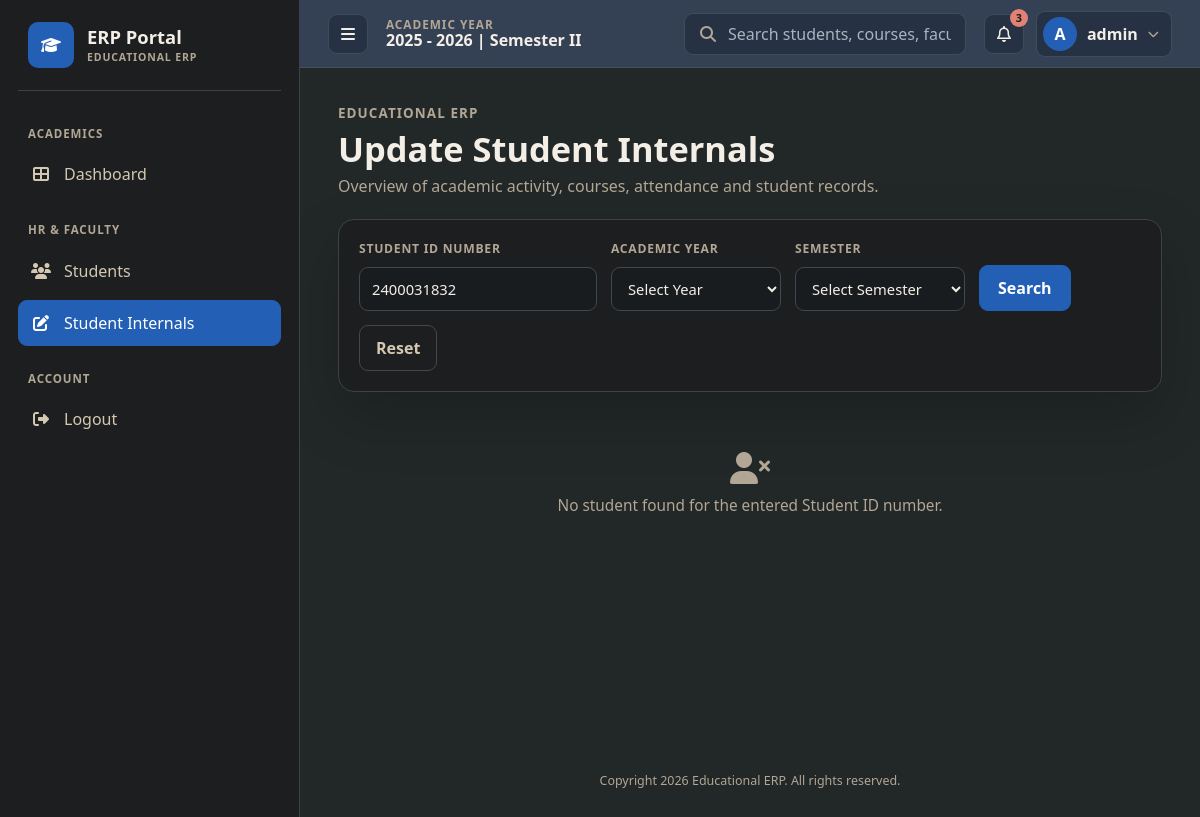
Page /internals/update/?roll=2400031832 (signed in) on the earlier database version.
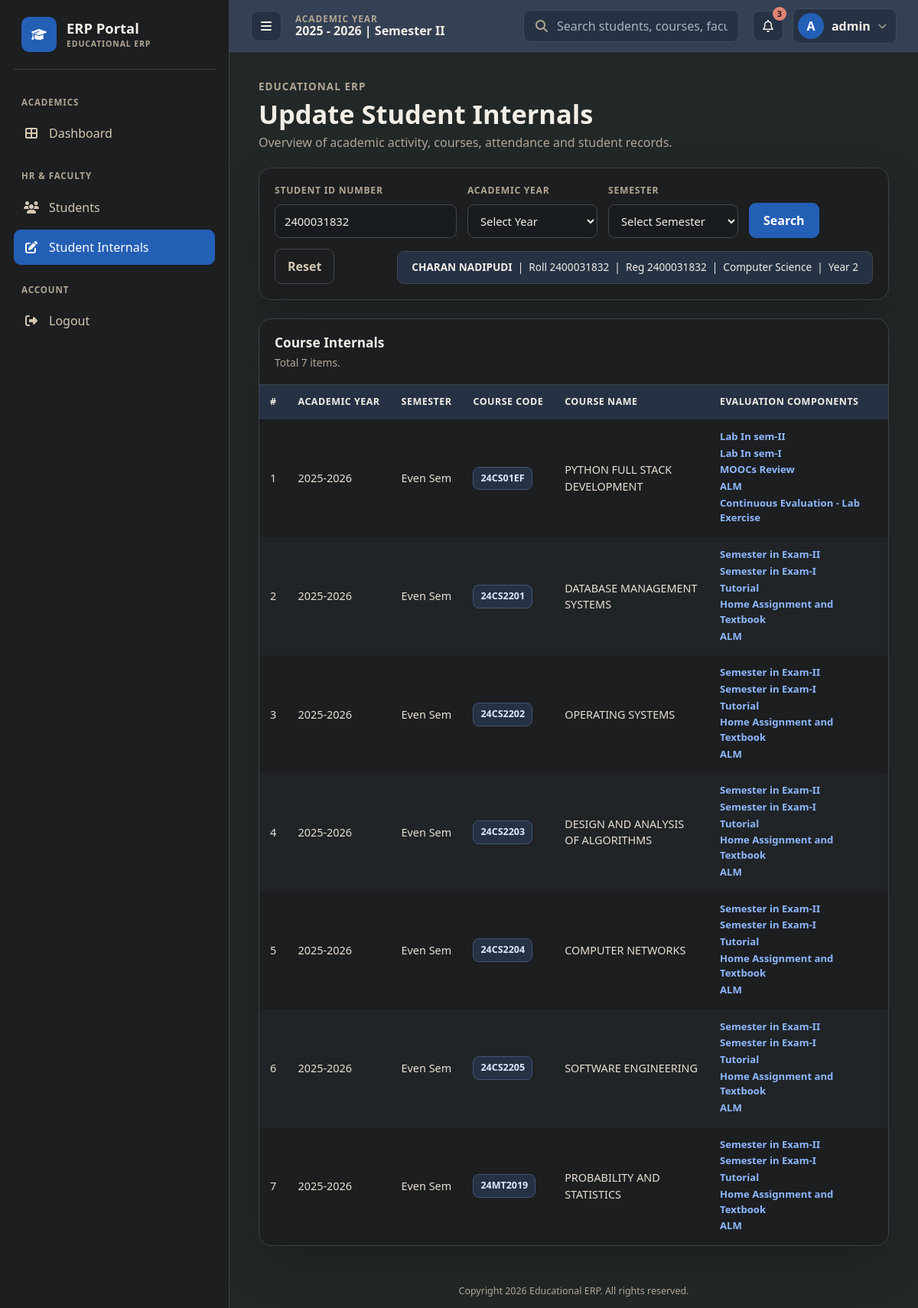
Same page on the later database version.
### students/models.py (models this page shows, shortened)
class Student(models.Model):
    user = models.OneToOneField(settings.AUTH_USER_MODEL, on_delete=models.CASCADE)
    roll_number = models.CharField(max_length=20, unique=True)
    registration_number = models.CharField(max_length=50, unique=True)
    date_of_birth = models.DateField()
    phone = models.CharField(max_length=15)
    address = models.TextField()
    department = models.CharField(max_length=100)
    year = models.IntegerField()
    semester = models.IntegerField()
    photo = models.ImageField(upload_to='student_photos/', blank=True, null=True)

class Grade(models.Model):
    student = models.ForeignKey(Student, on_delete=models.CASCADE, related_name='grades')
    course = models.ForeignKey(Course, on_delete=models.CASCADE, null=True, blank=True)
    course_code = models.CharField(max_length=20)
    course_desc = models.CharField(max_length=200)
    credits = models.IntegerField(default=3)
    internal_marks = models.FloatField(default=0)
    external_marks = models.FloatField(default=0)
    total_marks = models.FloatField(default=0)
    grade = models.CharField(max_length=5, blank=True)
    grade_points = models.FloatField(default=0)
    academic_year = models.CharField(max_length=20)
    semester = models.CharField(max_length=20)

### users/models.py (models this page shows, shortened)
class CustomUser(AbstractUser):
    ROLE_CHOICES = (
        ('admin', 'Admin'),
        ('administrator', 'Administrator'),
        ('teacher', 'Faculty'),
        ('student', 'Student'),
    )
    role = models.CharField(max_length=20, choices=ROLE_CHOICES)
    phone = models.CharField(max_length=15, blank=True, null=True)

### students/views.py (the view, shortened to what this page needs)
# urls.py: path('internals/update/', views.update_internals, name='update_internals'),
@login_required
def update_internals(request):
    if not (
        request.user.is_staff
        or request.user.is_superuser
        or getattr(request.user, 'role', '') in ['teacher', 'admin', 'administrator']
    ):
        return redirect('home')
    years = ['2024-2025', '2025-2026']
    selected_student_id = request.GET.get('student_id', '').strip() or request.GET.get('roll', '').strip()
    selected_year = request.GET.get('year', '')
    selected_sem  = request.GET.get('sem', '')
    selected_student = None
    courses = []
    if selected_student_id:
        try:
            student_filters = Q(roll_number__iexact=selected_student_id) | Q(registration_number__iexact=selected_student_id)
            if selected_student_id.isdigit():
                student_filters = student_filters | Q(pk=int(selected_student_id))
            selected_student = Student.objects.select_related('user').get(student_filters)
            qs = selected_student.grades.all()
            if selected_year:
                qs = qs.filter(academic_year=selected_year)
            if selected_sem:
                qs = qs.filter(semester=selected_sem)
            courses = list(qs.order_by('academic_year','semester','course_code'))
        except Student.DoesNotExist:
            pass
    return render(request, 'students/update_internals.html', {
        'years': years,
        'selected_student_id': selected_student_id,
        'selected_year': selected_year,
        'selected_sem': selected_sem,
        'selected_student': selected_student,
        'courses': courses,
    })

### students/context_processors.py (called while the page is built)
def sidebar_students(request):
    if request.user.is_authenticated and (request.user.is_staff or request.user.is_superuser):
        students = Student.objects.select_related('user').order_by('roll_number')
        return {'sidebar_students': students}
    return {'sidebar_students': []}

### templates/students/update_internals.html (shortened to what the changed rows need)
{% extends 'base.html' %}
{% block content %}
<div class="page-header">Update Student Internals</div>
<div class="filter-bar">
  <div class="fgroup">
    <label>Student ID Number</label>
    <input type="text" id="studentIdInput" placeholder="Enter Roll No / Registration No / Student ID" value="{{ selected_student_id }}" onkeydown="if(event.key==='Enter') applyFilters()"/>
  </div>
  <div class="fgroup">
    <label>Academic Year</label>
    <select id="yearSel">
    </select>
  </div>
  <div class="fgroup">
    <label>Semester</label>
    <select id="semSel">
    </select>
  </div>
  <button class="btn-search" onclick="applyFilters()">Search</button>
  <a href="{% url 'update_internals' %}" class="btn-reset">Reset</a>
  {% if selected_student %}
  <div style="margin-left:auto;background:#263244;border:1px solid var(--field-line);color:var(--text);border-radius:9px;padding:10px 18px;font-size:.85rem;">
    <b>{{ selected_student.user.get_full_name|default:selected_student.user.username|upper }}</b>
    &nbsp;|&nbsp; Roll {{ selected_student.roll_number }}
    &nbsp;|&nbsp; Reg {{ selected_student.registration_number }}
    &nbsp;|&nbsp; {{ selected_student.department }}
    &nbsp;|&nbsp; Year {{ selected_student.year }}
  </div>
  {% endif %}
</div>
{% if courses %}
<div class="data-table-wrap">
  <div class="tbl-header">
    <div>
      <div class="tbl-title">Course Internals</div>
      <div class="total-badge">Total {{ courses|length }} items.</div>
    </div>
  </div>
  <div style="overflow-x:auto;">
    <table class="erp-table">
      <thead>
        <tr>
          <th>#</th><th>Academic Year</th><th>Semester</th>
          <th>Course Code</th><th>Course Name</th><th>Evaluation Components</th>
        </tr>
      </thead>
      <tbody>
        {% for c in courses %}
        <tr>
          <td>{{ forloop.counter }}</td>
          <td>{{ c.academic_year }}</td>
          <td>{{ c.semester }}</td>
          <td><span class="badge-code">{{ c.course_code }}</span></td>
          <td>{{ c.course_desc }}</td>
          <td>
            {% if c.credits == 4 %}
              <a href="#" class="eval-link" onclick="openEdit('{{ c.course_code }}','{{ c.course_desc }}','Lab In sem-II',{{ c.pk }}); return false;">Lab In sem-II</a>
              <a href="#" class="eval-link" onclick="openEdit('{{ c.course_code }}','{{ c.course_desc }}','Lab In sem-I',{{ c.pk }}); return false;">Lab In sem-I</a>
              <a href="#" class="eval-link" onclick="openEdit('{{ c.course_code }}','{{ c.course_desc }}','MOOCs Review',{{ c.pk }}); return false;">MOOCs Review</a>
              <a href="#" class="eval-link" onclick="openEdit('{{ c.course_code }}','{{ c.course_desc }}','ALM',{{ c.pk }}); return false;">ALM</a>
              <a href="#" class="eval-link" onclick="openEdit('{{ c.course_code }}','{{ c.course_desc }}','Continuous Evaluation - Lab Exercise',{{ c.pk }}); return false;">Continuous Evaluation - Lab Exercise</a>
            {% else %}
              <a href="#" class="eval-link" onclick="openEdit('{{ c.course_code }}','{{ c.course_desc }}','Semester in Exam-II',{{ c.pk }}); return false;">Semester in Exam-II</a>
              <a href="#" class="eval-link" onclick="openEdit('{{ c.course_code }}','{{ c.course_desc }}','Semester in Exam-I',{{ c.pk }}); return false;">Semester in Exam-I</a>
              <a href="#" class="eval-link" onclick="openEdit('{{ c.course_code }}','{{ c.course_desc }}','Tutorial',{{ c.pk }}); return false;">Tutorial</a>
              <a href="#" class="eval-link" onclick="openEdit('{{ c.course_code }}','{{ c.course_desc }}','Home Assignment and Textbook',{{ c.pk }}); return false;">Home Assignment and Textbook</a>
              <a href="#" class="eval-link" onclick="openEdit('{{ c.course_code }}','{{ c.course_desc }}','ALM',{{ c.pk }}); return false;">ALM</a>
            {% endif %}
          </td>
        </tr>
        {% endfor %}
      </tbody>
    </table>
  </div>
</div>
{% elif selected_student_id and selected_student %}
<div class="empty-state">
  <i class="fas fa-search"></i>
  No courses found for this student and selected filters.
</div>
{% elif selected_student_id and not selected_student %}
<div class="empty-state">
  <i class="fas fa-user-xmark"></i>
  No student found for the entered Student ID number.
</div>
{% else %}
<div class="empty-state">
  <i class="fas fa-user-graduate"></i>
  Enter a Student ID number and click Search to edit internal marks.
</div>
{% endif %}
{% endblock %}

Differences in the rows shown:
added Student: user.get_full_name "CHARAN NADIPUDI", roll_number "2400031832", registration_number "2400031832", department "Computer Science", year "2"
added Grade: academic_year "2025-2026", semester "Even Sem", course_code "24CS01EF", course_desc "PYTHON FULL STACK DEVELOPMENT"
added Grade: academic_year "2025-2026", semester "Even Sem", course_code "24CS2201", course_desc "DATABASE MANAGEMENT SYSTEMS"
added Grade: academic_year "2025-2026", semester "Even Sem", course_code "24CS2202", course_desc "OPERATING SYSTEMS"
added Grade: academic_year "2025-2026", semester "Even Sem", course_code "24CS2203", course_desc "DESIGN AND ANALYSIS OF ALGORITHMS"
added Grade: academic_year "2025-2026", semester "Even Sem", course_code "24CS2204", course_desc "COMPUTER NETWORKS"
added Grade: academic_year "2025-2026", semester "Even Sem", course_code "24CS2205", course_desc "SOFTWARE ENGINEERING"
added Grade: academic_year "2025-2026", semester "Even Sem", course_code "24MT2019", course_desc "PROBABILITY AND STATISTICS"
Other differences:
{{ courses|length }}: (not shown) → "7"
text no longer shown: "No student found for the entered Student ID number."
text now shown: "| Roll | Reg | | Year Course Internals Total items. # ACADEMIC YEAR SEMESTER COURSE CODE COURSE NAME EVALUATION COMPONENTS"
